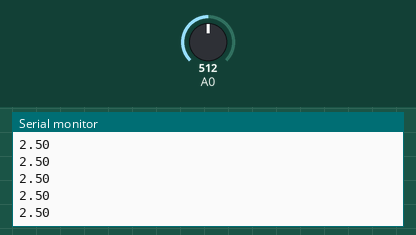
Bench run of a sketch on a simulated Arduino Uno, built with avr-gcc and run on an emulated ATmega328P. Parts: the last lines printed to the serial monitor. Inputs (shaded band) come from the test bench; at power-on: A0 = 512.

Above: at 1.2 s.
1.3 s: A0 set to 716
At 2.2 s:
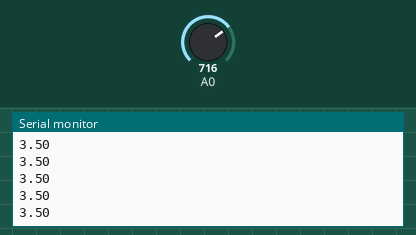
2.8 s: A0 set to 900
At 3.8 s:
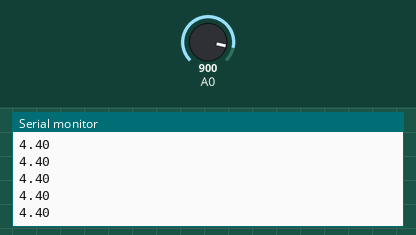
Timing chart, 0 to 5.8 s (numbered marks = the images above; inputs shaded):
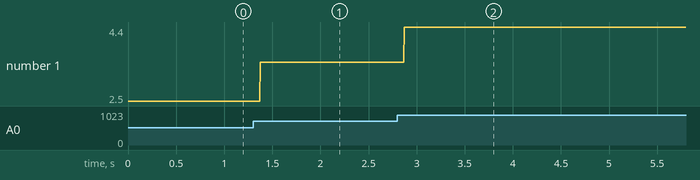

The sketch:

sketch_may14a.ino
```cpp
void setup() {
Serial.begin(9600);
}

void loop() {
int sensorValue= analogRead(A0);
float mjera = sensorValue * (5.0 / 1023.0);
Serial.println(mjera);
}
```

Measured:
- after the input at 1.3 s, the serial monitor: prints a new line after 0.07 s (image 1)
- after the input at 2.8 s, the serial monitor: prints a new line after 0.07 s (image 2)
- plotted number 1: 2.5 → 3.5 after the input at 1.3 s, 3.5 → 4.4 after the input at 2.8 s
